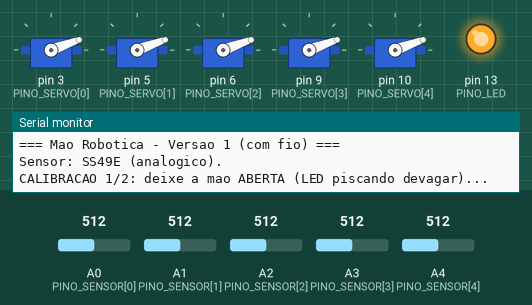
This sketch was run on a simulated Arduino Uno, built with avr-gcc and run on an emulated ATmega328P. Parts: 5 × servo, output pins drawn as LEDs (lit = HIGH), the last lines printed to the serial monitor. The inputs (shaded band) are chosen by the test bench; at power-on: A0 (PINO_SENSOR[0]) = 512, A1 (PINO_SENSOR[1]) = 512, A2 (PINO_SENSOR[2]) = 512, A3 (PINO_SENSOR[3]) = 512, A4 (PINO_SENSOR[4]) = 512.

Above: at 2.0 s.
At 7.6 s:
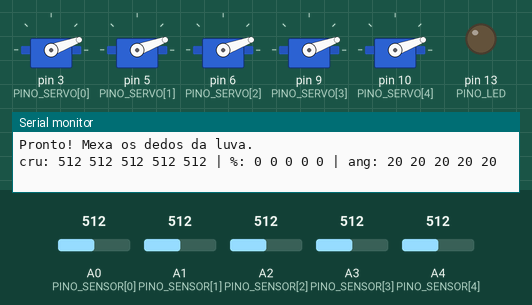
Timing chart, 0 to 9.1 s (numbered marks = the images above):
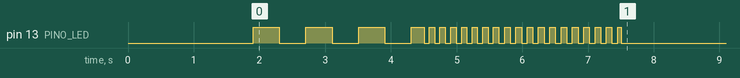

The sketch:

mao_com_fio.ino
```cpp
/*
  ==========================================================================
  MAO ROBOTICA - VERSAO 1 (COM FIO)  -  Arduino Uno
  ==========================================================================
  O que faz:
    Le 5 sensores Hall da luva (um por dedo). Cada sensor fica nas costas
    da mao, logo antes do no do dedo, e o ima fica na falange logo depois.
    Quando o dedo dobra, o ima gira e se afasta, e o dedo da mao robotica
    fecha na mesma proporcao. A calibracao funciona com o sinal subindo ou
    descendo, entao nao importa o lado do ima.

  Ligacoes:
    Sensores Hall (SS49E):  VCC -> 5V do Uno | GND -> GND | OUT -> pino abaixo
      polegar = A0, indicador = A1, medio = A2, anelar = A3, minimo = A4
    Servos SG90 (sinal):    polegar = D3, indicador = D5, medio = D6,
                            anelar = D9, minimo = D10
    Alimentacao dos servos: pack 4 pilhas AA recarregaveis (4,8 V).
                            + do pack -> fio vermelho dos servos
                            - do pack -> fio marrom dos servos E GND do Uno
    O Uno fica ligado na USB do computador.
    ATENCAO: os sensores usam o 5V do UNO (nao o pack). Nunca ligue o +
    do pack no pino 5V do Uno: so o GND (-) e compartilhado.

  Ao ligar (CALIBRACAO, so no modo SS49E):
    1) LED do pino 13 piscando DEVAGAR: deixe a mao ABERTA (~3 s)
    2) LED piscando RAPIDO: feche o PUNHO (~3 s)
    3) LED apagado: pronto, pode usar!
    Para calibrar de novo, aperte o botao RESET do Uno.

  Abra o Monitor Serial em 115200 para ver as mensagens e os numeros.
  ==========================================================================
*/

#include <Servo.h>

// ---------------- Tipo de sensor ----------------
// 0 = SS49E (analogico, recomendado)   1 = A3144 (digital, liga/desliga)
// A3144: VCC -> 5V, GND -> GND, OUT -> A0..A4. Usa o pull-up interno.
// Ele so liga com o polo SUL do ima virado para a face com escrita.
#define USAR_A3144 0

// ---------------- Pinos (ordem: polegar, indicador, medio, anelar, minimo)
const uint8_t PINO_SENSOR[5] = { A0, A1, A2, A3, A4 };
const uint8_t PINO_SERVO[5]  = { 3, 5, 6, 9, 10 };
const char*   NOME_DEDO[5]   = { "polegar", "indicador", "medio", "anelar", "minimo" };
const uint8_t PINO_LED = 13;

// ---------------- Calibracao dos servos ----------------
// Use o programa "teste_servos" para descobrir estes numeros.
// Sempre entre 0 e 180. ABERTO pode ser MAIOR que FECHADO (servo montado
// ao contrario), o programa aceita os dois jeitos.
// Copie os MESMOS numeros para o "mao_sem_fio" se for usar a versao 2.
int ANG_ABERTO[5]  = { 20, 20, 20, 20, 20 };     // dedo esticado
int ANG_FECHADO[5] = { 160, 160, 160, 160, 160 }; // dedo dobrado

// ---------------- Ajustes finos ----------------
const unsigned long PERIODO_MS = 20;  // 50 vezes por segundo
const int   ZONA_MORTA = 2;           // graus: mudancas menores sao ignoradas (evita tremedeira)
const int   PASSO_MAX  = 6;           // graus por ciclo: limita a velocidade (e o pico de corrente)
const float ALFA = 0.3;               // filtro: perto de 0 = mais suave/lento, 1 = sem filtro
const unsigned long TEMPO_CALIBRACAO_MS = 3000; // tempo de cada etapa (use 2000 ou mais: o 1o segundo e ignorado)
const int   DIFERENCA_MINIMA = 30;    // leitura minima de diferenca entre aberto e fechado (nunca 0)
const float LIMIAR_FECHAR = 70;       // so modo A3144: fecha quando o filtro passa de 70 %
const float LIMIAR_ABRIR  = 30;       // so modo A3144: abre quando cai abaixo de 30 % (histerese)

// ---------------- Variaveis ----------------
Servo servo[5];
int   angAtual[5];      // angulo que o servo esta agora
int   alvo[5];          // angulo para onde ele quer ir
int   leituraCrua[5];   // ultimo valor lido do sensor
int   valorAberto[5];   // leitura com a mao aberta (calibracao)
int   valorFechado[5];  // leitura com o punho fechado (calibracao)
bool  sensorOk[5];      // false = sensor quase nao mudou na calibracao
float pctFiltrado[5];   // fechamento filtrado, 0 a 100 %
bool  dedoFechado[5];   // so modo A3144
int   pctFinal[5];      // fechamento usado nos servos, 0 a 100 %

unsigned long proximoCiclo = 0;
unsigned long proximoPrint = 0;

// Le um sensor. SS49E: media de 4 leituras (0..1023). A3144: 1 = ima perto.
int lerSensor(uint8_t i) {
#if USAR_A3144
  return (digitalRead(PINO_SENSOR[i]) == LOW) ? 1 : 0;  // A3144 puxa para LOW com ima
#else
  int soma = 0;
  for (uint8_t k = 0; k < 4; k++) soma += analogRead(PINO_SENSOR[i]);
  return soma / 4;
#endif
}

// Mede a media dos 5 sensores durante TEMPO_CALIBRACAO_MS, piscando o LED.
// O primeiro 1 segundo e ignorado (tempo para voce posicionar a mao).
void medirMedia(int resultado[5], unsigned long meioPiscar) {
  long soma[5] = { 0, 0, 0, 0, 0 };
  long n = 0;
  unsigned long inicio = millis();
  unsigned long ultimoPisca = inicio;
  bool led = false;
  while (millis() - inicio < TEMPO_CALIBRACAO_MS) {
    if (millis() - ultimoPisca >= meioPiscar) {
      ultimoPisca = millis();
      led = !led;
      digitalWrite(PINO_LED, led);
    }
    if (millis() - inicio > 1000) {
      for (uint8_t i = 0; i < 5; i++) soma[i] += lerSensor(i);
      n++;
    }
    delay(5);
  }
  if (n == 0) n = 1;  // protecao: TEMPO_CALIBRACAO_MS curto demais (1 s ou menos)
  for (uint8_t i = 0; i < 5; i++) resultado[i] = soma[i] / n;
  digitalWrite(PINO_LED, LOW);
}

void calibrarSensores() {
  Serial.println(F("CALIBRACAO 1/2: deixe a mao ABERTA (LED piscando devagar)..."));
  medirMedia(valorAberto, 400);
  Serial.println(F("CALIBRACAO 2/2: FECHE o punho (LED piscando rapido)..."));
  medirMedia(valorFechado, 80);

  Serial.println(F("Resultado:"));
  for (uint8_t i = 0; i < 5; i++) {
    int diferenca = abs(valorFechado[i] - valorAberto[i]);
    sensorOk[i] = (diferenca >= DIFERENCA_MINIMA && diferenca > 0);  // > 0: evita dividir por zero
    Serial.print(F("  "));
    Serial.print(NOME_DEDO[i]);
    Serial.print(F(": aberto="));
    Serial.print(valorAberto[i]);
    Serial.print(F(" fechado="));
    Serial.print(valorFechado[i]);
    if (sensorOk[i]) {
      Serial.println(F("  OK"));
    } else {
      Serial.println(F("  POUCA DIFERENCA! Aproxime o ima do sensor. Este dedo vai ficar parado."));
    }
  }
}

// Converte a leitura do sensor em fechamento de 0 a 100 %.
// Funciona com o ima de qualquer lado (a leitura pode subir ou descer).
int paraPorcento(uint8_t i, int leitura) {
  if (!sensorOk[i]) return 0;
  long p = (long)(leitura - valorAberto[i]) * 100L / (valorFechado[i] - valorAberto[i]);
  return constrain(p, 0, 100);
}

// Leva o servo i na direcao do fechamento pct (0..100 %),
// com zona morta e limite de velocidade.
void atualizarServo(uint8_t i, int pct) {
  int alvoNovo = map(pct, 0, 100, ANG_ABERTO[i], ANG_FECHADO[i]);
  bool extremo = (pct == 0 || pct == 100);      // nos extremos vai ate o fim
  if (abs(alvoNovo - alvo[i]) > ZONA_MORTA || extremo) {
    alvo[i] = alvoNovo;
  }
  int falta = alvo[i] - angAtual[i];
  if (falta != 0) {
    angAtual[i] += constrain(falta, -PASSO_MAX, PASSO_MAX);
    servo[i].write(angAtual[i]);
  }
}

void imprimirDepuracao() {
  Serial.print(F("cru:"));
  for (uint8_t i = 0; i < 5; i++) { Serial.print(' '); Serial.print(leituraCrua[i]); }
  Serial.print(F(" | %:"));
  for (uint8_t i = 0; i < 5; i++) { Serial.print(' '); Serial.print(pctFinal[i]); }
  Serial.print(F(" | ang:"));
  for (uint8_t i = 0; i < 5; i++) { Serial.print(' '); Serial.print(angAtual[i]); }
  Serial.println();
}

void setup() {
  Serial.begin(115200);
  pinMode(PINO_LED, OUTPUT);
  Serial.println(F("\n=== Mao Robotica - Versao 1 (com fio) ==="));

  // Liga os servos UM DE CADA VEZ, ja na posicao aberta.
  for (uint8_t i = 0; i < 5; i++) {
    servo[i].write(ANG_ABERTO[i]);
    servo[i].attach(PINO_SERVO[i]);
    angAtual[i] = ANG_ABERTO[i];
    alvo[i] = ANG_ABERTO[i];
    pctFiltrado[i] = 0;
    pctFinal[i] = 0;
    dedoFechado[i] = false;
    delay(300);
  }

#if USAR_A3144
  for (uint8_t i = 0; i < 5; i++) pinMode(PINO_SENSOR[i], INPUT_PULLUP);
  Serial.println(F("Sensor: A3144 (digital). Sem calibracao."));
#else
  Serial.println(F("Sensor: SS49E (analogico)."));
  calibrarSensores();
#endif

  Serial.println(F("Pronto! Mexa os dedos da luva."));
  proximoCiclo = millis();
}

void loop() {
  // Tudo acontece a cada PERIODO_MS (20 ms = 50 vezes por segundo)
  if ((long)(millis() - proximoCiclo) < 0) return;
  proximoCiclo += PERIODO_MS;

  for (uint8_t i = 0; i < 5; i++) {
    leituraCrua[i] = lerSensor(i);

#if USAR_A3144
    // Liga/desliga: filtra e usa dois limites (histerese) para nao "piscar"
    float bruto = leituraCrua[i] ? 100.0 : 0.0;
    pctFiltrado[i] += ALFA * (bruto - pctFiltrado[i]);
    if (!dedoFechado[i] && pctFiltrado[i] > LIMIAR_FECHAR) dedoFechado[i] = true;
    if (dedoFechado[i] && pctFiltrado[i] < LIMIAR_ABRIR)   dedoFechado[i] = false;
    pctFinal[i] = dedoFechado[i] ? 100 : 0;
#else
    // Analogico: converte para % e suaviza (media movel exponencial)
    int bruto = paraPorcento(i, leituraCrua[i]);
    pctFiltrado[i] += ALFA * (bruto - pctFiltrado[i]);
    pctFinal[i] = (int)(pctFiltrado[i] + 0.5);
#endif

    atualizarServo(i, pctFinal[i]);
  }

  // Mostra os numeros 5 vezes por segundo
  if ((long)(millis() - proximoPrint) >= 0) {
    proximoPrint = millis() + 200;
    imprimirDepuracao();
  }
}
```
